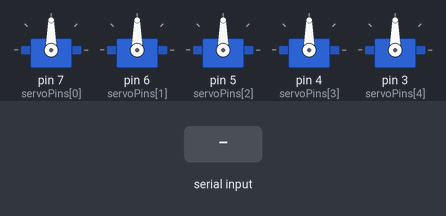
A sketch run on a simulated Arduino Uno, built with avr-gcc and run on an emulated ATmega328P. Shown: 5 × servo. The inputs (shaded band) are chosen by the test bench. What the sketch prints to the serial monitor is not drawn.

Above: at 3.2 s.
3.3 s: "OP:LAUNCH\n" received over Serial
At 5.03 s:
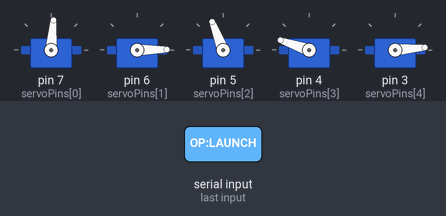
6.3 s: "PING\n" received over Serial
9.3 s: "1\n" received over Serial
12.3 s: "OP:PANG\n" received over Serial
At 14.6 s:
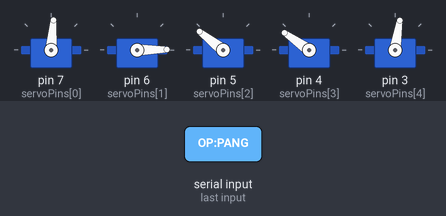
20.8 s: "OP:LAUNCH\n" received over Serial
At 22.18 s:
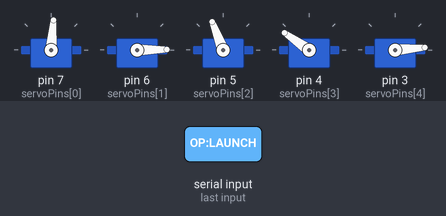
Timing chart, 0 to 29.0 s (numbered marks = the images above; inputs shaded):
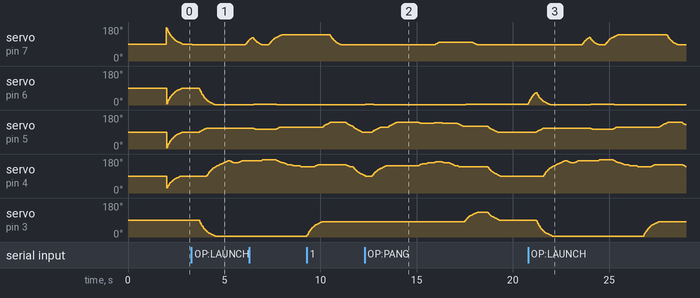

Measured:
- after the input at 3.3 s, servo on pin 6 (servoPins[1]): moves from 90° to 1° over 0.84 s, starting after 0.40 s; servo on pin 5 (servoPins[2]): moves from 90° to 111° over 0.38 s, starting after 0.42 s; servo on pin 3 (servoPins[4]): moves from 90° to 5° over 0.82 s, starting after 0.42 s

The sketch:

mini_serial_comms.ino
```cpp
#include <Servo.h> //导入舵机库(import servo library)
#include "mini_servo.h" //导入动作组控制库(import action group control library)
#include <EEPROM.h>

#define EEPROM_START_FLAG "HIWONDER"
#define EEPROM_ACTION_NUM_ADDR 16u   /* 存放动作组内的动作个数(the number of actions in the action group to be saved) */
#define EEPROM_ACTION_START_ADDR 32u /* 动作组的起始地址(the start address of the action group) */
#define EEPROM_ACTION_UNIT_LENGTH 6u /* 动作组的单个动作字节长度(the byte length of a single action in the action group) */

#define EEPROM_SERVO_OFFSET_START_ADDR 0u
#define EEPROM_SERVO_OFFSET_DATA_ADDR 16u
#define EEPROM_SERVO_OFFSET_LEN 6u

/* 引脚定义(define pins) */
const static uint8_t servoPins[5] = { 7, 6, 5, 4, 3};//舵机引脚定义(define servo pins)

static uint8_t eeprom_read_buf[16];

//动作组控制对象(action group control object)
HW_ACTION_CTL action_ctl;
//舵机控制对象(servo control object)
Servo servos[5];

const uint8_t limt_angles[5][2] = {{0,95},{0,180},{0,180},{25,180},{0,180}}; /* 各个关节角度的限制(angle limit for each angle) */

static int8_t servo_offset[6] = { 0 , 0 , 0 , 0 , 0 , 0 };
static uint8_t servo_expect[6];
static uint8_t servo_angles[5] = { 0,0,0,0,90 };  /* 舵机实际控制的角度数值(the acual angle values for servo contorl) */

static void servo_control(void); /* 舵机控制(servo control) */
void user_task(void);

void setup() {
  // put your setup code here, to run once:
  Serial.begin(115200);
  // 设置串行端口读取数据的超时时间(set the timeout for serial port reading data)
  Serial.setTimeout(500);

  // 绑定舵机IO口(bind servo IO pin)
  for (int i = 0; i < 5; ++i) {
    servos[i].attach(servoPins[i]);
  }

  //调用偏差读取(call deviation read)
  read_servo_offset();

  delay(2000);
  Serial.println("start");
}

void loop() {
  // 用户任务(user task)
  user_task();
  // 动作组运动任务(action group running task)
  action_ctl.action_task();
  //舵机控制(servo control)
  servo_control();
}

void user_task(void)
{
  static uint32_t last_tick = 0;
  if (millis() - last_tick < 100) {
    return;
  }

  static uint32_t step = 0;
  static uint32_t gc = 0;
  static uint32_t gr = 1;
  static uint32_t _awaiting = 0;


  if (Serial.available()) {
    String cmd = Serial.readStringUntil('\n');
    cmd.trim();

    if (cmd == "OP:LAUNCH") {
      gc = 1;
      Serial.println("WW:ROGER");
    }
    else if (cmd == "OP:PANG") {
      gc = 3;
      Serial.println("WW:LING");
    }
    else if (cmd == "PING") {
      Serial.println("WW:PONG");
    }
    _awaiting = 0;

  } else if (step != 1){
    if (_awaiting == 0) {
      Serial.println("WW:@");
      _awaiting = 1;
    }
    return;
  }


  last_tick = millis();

  switch(step)
  {
    case 0:
      //动作组控制(action group control)
      if (gc == 0){
        Serial.print("WW:action run.");
        Serial.println(gc);
        break;
      }

      action_ctl.action_set(gc);//执行动作组1(execute action group 1)
      Serial.print("WW:action run.");
      step = 1;
      ////gc = (gc%2) + 1;
      Serial.println(gc);
      break;
    case 1:
      if(action_ctl.action_state_get() == 0)
      {
        //Serial.println("");
        Serial.print("OK:The action group ");
        Serial.print(gc);
        Serial.println(" ran successfully!");
        step = 0;
        gc = 0;
      }else{
        Serial.print("WW: .");
        //Serial.print("");
      }
      break;
  }
}

// 舵机控制任务（不需修改）(servo control task (no need to modify))
void servo_control(void) {
  static uint32_t last_tick = 0;
  if (millis() - last_tick < 20) {
    return;
  }
  last_tick = millis();

  for (int i = 0; i < 5; ++i) {
    servo_expect[i] = action_ctl.extended_func_angles[i] + servo_offset[i];
    if(servo_angles[i] > servo_expect[i])
    {
      servo_angles[i] = servo_angles[i] * 0.95 + servo_expect[i] * 0.05;
      if(servo_angles[i] < servo_expect[i])
        servo_angles[i] = servo_expect[i];
    }else if(servo_angles[i] < servo_expect[i])
    {
      servo_angles[i] = servo_angles[i] * 0.95 + (servo_expect[i] * 0.05 + 1);
      if(servo_angles[i] > servo_expect[i])
        servo_angles[i] = servo_expect[i];
    }

    servo_angles[i] = servo_angles[i] < limt_angles[i][0] ? limt_angles[i][0] : servo_angles[i];
    servo_angles[i] = servo_angles[i] > limt_angles[i][1] ? limt_angles[i][1] : servo_angles[i];
    servos[i].write(i == 0 || i == 5 ? 180 - servo_angles[i] : servo_angles[i]);
  }
}

void read_servo_offset(void){
   // 读取偏差角度(read deviation angle)
  for (int i = 0; i < 16; ++i) {
    eeprom_read_buf[i] = EEPROM.read(EEPROM_SERVO_OFFSET_START_ADDR + i);
  }
  if (strcmp(eeprom_read_buf, EEPROM_START_FLAG) == 0) {
    memset(eeprom_read_buf,  0 , sizeof(eeprom_read_buf));
    Serial.println("read offset");
    for (int i = 0; i < 6; ++i) {
      eeprom_read_buf[i] = EEPROM.read(EEPROM_SERVO_OFFSET_DATA_ADDR + i);
    }
    memcpy(servo_offset , eeprom_read_buf , 6);
    for (int i = 0; i < 6; ++i) {
      Serial.print(servo_offset[i]);
      Serial.print(" ");
    }
    Serial.println("");
  }
}
```

mini_servo.cpp
```cpp
#include "mini_servo.h"

void HW_ACTION_CTL::action_set(int num){
  action_num = num;
}

static int HW_ACTION_CTL::action_state_get(void){
  return action_num;
}

void HW_ACTION_CTL::action_task(void){
  static uint32_t last_tick = 0;
  static uint8_t step = 0;
  static uint8_t num = 0 , delay_count = 0;
  if(action_num != 0 && action_num <= action_count){
    // 间隔时间(time interval)
    if (millis() - last_tick < 100) {
      return;
    }
    last_tick = millis();
    switch(step){
      case 0: //运行动作(run action)
        if(action[action_num-1][num][0] != 0){
          extended_func_angles[0] = action[action_num-1][num][1];
          extended_func_angles[1] = action[action_num-1][num][2];
          extended_func_angles[2] = action[action_num-1][num][3];
          extended_func_angles[3] = action[action_num-1][num][4];
          extended_func_angles[4] = action[action_num-1][num][5];
          step = 1;
        }else{ //若运行完毕(if the running is completed)
          num = 0;
          // 清空动作组变量(clear action group variable)
          action_num = 0;
        }
        break;
      case 1: //等待动作运行(wait for the action to be executed)
        delay_count++;
        if(delay_count > 2){
          num++;
          delay_count = 0;
          step = 0;
        }
        break;
      default:
        step = 0;
        break;
    }
  }
}
```

mini_servo.h
```cpp
#ifndef _HW_ACTION_CTL_
#define _HW_ACTION_CTL_
#include "actions.h"


class HW_ACTION_CTL{
  public:
    uint8_t extended_func_angles[5] = { 90,90,90,90,90 }; /* 二次开发例程使用的角度数值(angle values used for secondary development) */
    //控制执行动作组(control to execute the action group)
    void action_set(int num);
    int action_state_get(void);
    void action_task(void);

  private:
    //动作组控制变量(action group control variable)
    int action_num = 0;
};

#endif //_HW_ACTION_CTL_
```

Source omitted: actions.h (data table, 3493 bytes)
